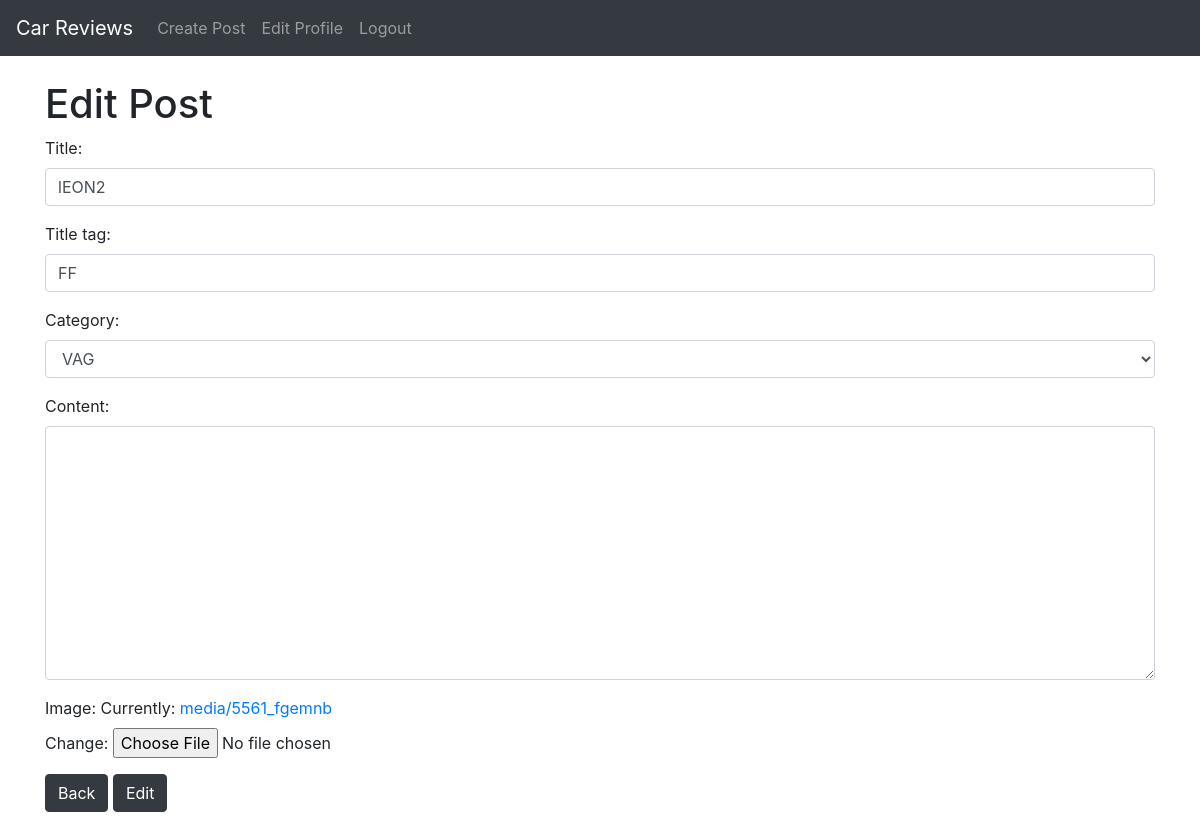
The app's page /car/edit/33 (signed in), older data.
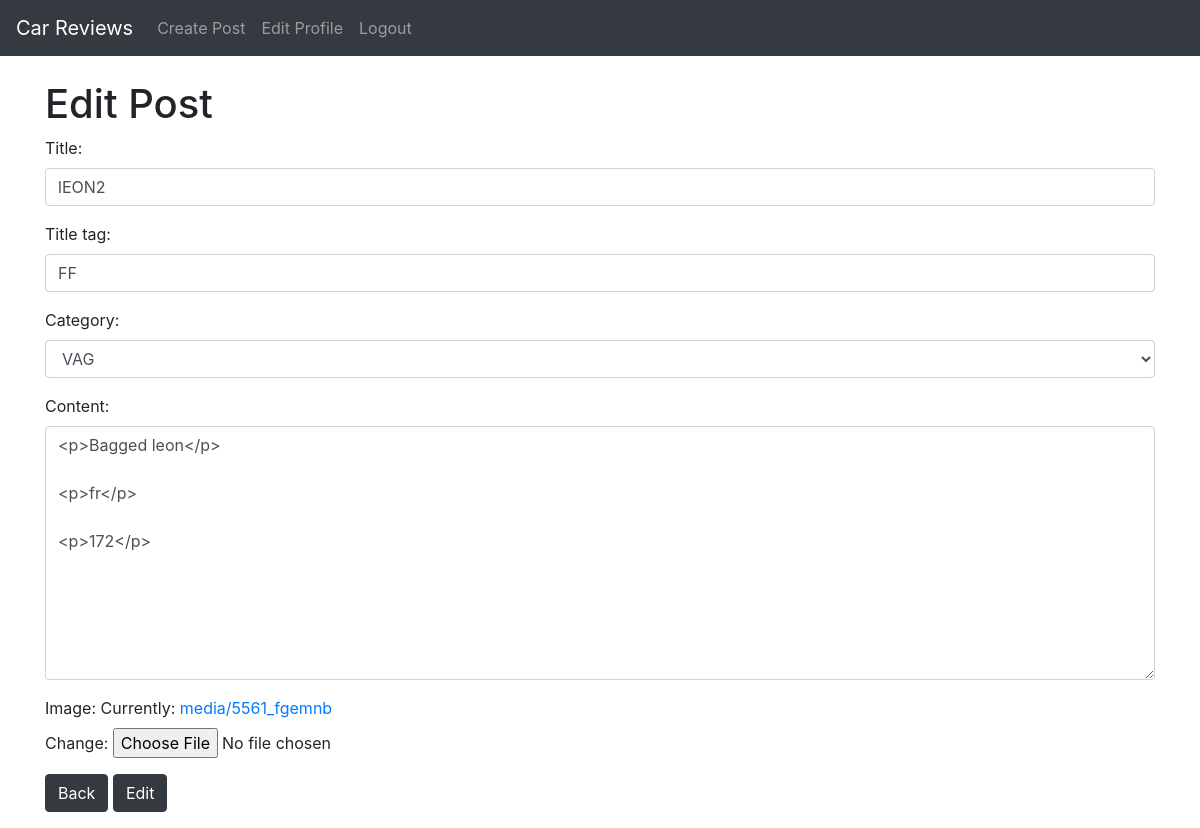
The same page, newer data.
### blog/models.py (models this page shows, shortened)
class Post(models.Model):
    title = models.CharField(max_length=200, unique=True)
    image = models.ImageField(null=True, upload_to="media/")
    title_tag = models.CharField(max_length=200)
    author = models.ForeignKey(User, on_delete=models.CASCADE, related_name='blog_posts')
    created_on = models.DateTimeField(auto_now_add=True)
    updated_on = models.DateTimeField(auto_now_add=True)
    content = RichTextField(blank=True, null=True)
    category = models.CharField(max_length=200, default='VAG')
    likes = models.ManyToManyField(User, related_name='carreview')

### blog/views.py (the view)
# urls.py: path('car/edit/<int:pk>', EditPost.as_view(), name='edit_post'),
class EditPost(UpdateView):
    model = Post
    form_class = CreatePostForm
    template_name = 'edit_post.html'

### blog/forms.py
class CreatePostForm(forms.ModelForm):
    class Meta:
        model = Post
        fields = ('title', 'title_tag', 'author', 'category', 'content', 'image')
        widgets = {
            'title': forms.TextInput(attrs={'class': 'form-control'}),
            'title_tag': forms.TextInput(attrs={'class': 'form-control'}),
            'author': forms.TextInput(attrs={'class': 'form-control', 'value':'', 'id':'user', 'type':'hidden'}),
            'category': forms.Select(choices=categories_list, attrs={'class': 'form-control'}),
            'content': forms.Textarea(attrs={'class': 'form-control'}),
        }

### templates/edit_post.html (shortened to what this page needs)
{% extends 'base.html' %}
    {% block content %}
    {% if user.is_authenticated %}
    {% if user.id == post.author.id %}
    <h1>Edit Post</h1>
    <div class="form-group">
        <form method="POST">
            {{ form.as_p }}
            <a href="{% url 'home' %}" class="btn btn-dark">Back</a>
            <button class="btn btn-dark">Edit</button>
    </div>
    {% else %}
    <h1>You are not allowed to edit this post!</h1>
    <a href="{% url 'home' %}" class="btn btn-dark">Home</a>
    {% endif %}
    {% endif %}
    {% endblock %}

Row changes from the older to the newer data that the page shows:
changed Post "lEON2": content (not shown) → "<p>Bagged leon</p> <p>fr</p> <p>172</p>"
